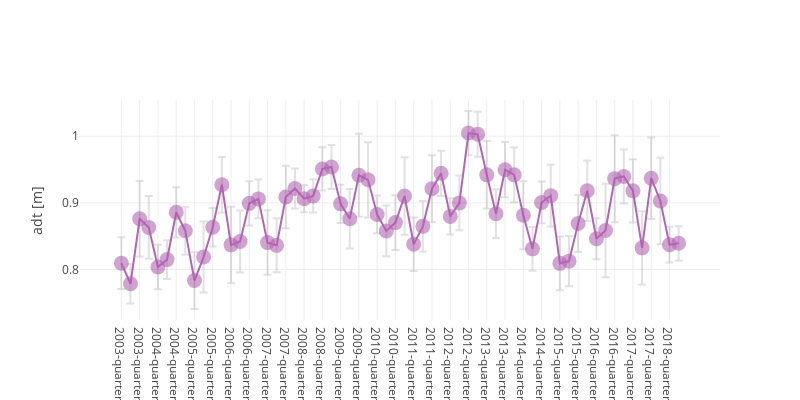

The notebook cell saved with this chart:
### Code cell
from pycmap.viz import plot_timeseries

go = plot_timeseries(
                    tables=['tblAltimetry_REP'], 
                    variables=['adt'], 
                    dt1='2003-01-01', 
                    dt2='2018-12-31', 
                    lat1=30, 
                    lat2=32, 
                    lon1=-160, 
                    lon2=-158, 
                    depth1=0, 
                    depth2=5, 
                    exportDataFlag=False,
                    show=True,
                    interval='s'    
                    )



# interval options:
# a/y/year/yearly/annual 
# q/s/season/seasonal/seasonality/quarterly  
# m/month/monthly 
# w/week/weekly
# '' (empty string for original temporal resolution)

### Figure 1 — Plotly figure (JSON) as saved in the notebook; plotly's stock layout.template omitted (floating-point values rounded to 4 significant figures)
{"data": [{"error_y": {"array": [0.03886, 0.02958, 0.0566, 0.04709, 0.03353, 0.02895, 0.03769, 0.03611, 0.04266, 0.05335, 0.02871, 0.04168, 0.05721, 0.04655, 0.03313, 0.0289, 0.04841, 0.04051, 0.04687, 0.03004, 0.02044, 0.02499, 0.03249, 0.03293, 0.02854, 0.04457, 0.06241, 0.0564, 0.0283, 0.03808, 0.04106, 0.05822, 0.03997, 0.03797, 0.04994, 0.03404, 0.02706, 0.04109, 0.03311, 0.03377, 0.0507, 0.03668, 0.04152, 0.04102, 0.05118, 0.03294, 0.03129, 0.04631, 0.04028, 0.0377, 0.04286, 0.04542, 0.03069, 0.07011, 0.06525, 0.04047, 0.04738, 0.055, 0.06127, 0.06502, 0.02686, 0.02566], "color": "rgba(7, 7, 7, .2)", "type": "data", "visible": true}, "marker": {"color": "purple", "opacity": 0.6, "size": 15}, "mode": "lines+markers", "name": "adt", "opacity": 0.6, "type": "scatter", "uid": "b33b6b61-30ba-4b80-af06-1b0f7fa6c958", "x": ["2003-quarter 1", "2003-quarter 2", "2003-quarter 3", "2003-quarter 4", "2004-quarter 1", "2004-quarter 2", "2004-quarter 3", "2004-quarter 4", "2005-quarter 1", "2005-quarter 2", "2005-quarter 3", "2005-quarter 4", "2006-quarter 1", "2006-quarter 2", "2006-quarter 3", "2006-quarter 4", "2007-quarter 1", "2007-quarter 2", "2007-quarter 3", "2007-quarter 4", "2008-quarter 1", "2008-quarter 2", "2008-quarter 3", "2008-quarter 4", "2009-quarter 1", "2009-quarter 2", "2009-quarter 3", "2009-quarter 4", "2010-quarter 1", "2010-quarter 2", "2010-quarter 3", "2010-quarter 4", "2011-quarter 1", "2011-quarter 2", "2011-quarter 3", "2011-quarter 4", "2012-quarter 1", "2012-quarter 2", "2012-quarter 3", "2012-quarter 4", "2013-quarter 1", "2013-quarter 2", "2013-quarter 3", "2013-quarter 4", "2014-quarter 1", "2014-quarter 2", "2014-quarter 3", "2014-quarter 4", "2015-quarter 1", "2015-quarter 2", "2015-quarter 3", "2015-quarter 4", "2016-quarter 1", "2016-quarter 2", "2016-quarter 3", "2016-quarter 4", "2017-quarter 1", "2017-quarter 2", "2017-quarter 3", "2017-quarter 4", "2018-quarter 1", "2018-quarter 2"], "y": [0.8095, 0.7785, 0.8761, 0.8631, 0.8037, 0.8148, 0.8858, 0.8582, 0.7833, 0.8186, 0.8633, 0.9271, 0.8369, 0.842, 0.8992, 0.9059, 0.8403, 0.8362, 0.9088, 0.9215, 0.9062, 0.9104, 0.9508, 0.9538, 0.8984, 0.8762, 0.9414, 0.9345, 0.8826, 0.8579, 0.8703, 0.9102, 0.8378, 0.8647, 0.9213, 0.9442, 0.8796, 0.8999, 1.005, 1.003, 0.942, 0.8837, 0.9497, 0.942, 0.8814, 0.8309, 0.9006, 0.9108, 0.8092, 0.8125, 0.869, 0.918, 0.8461, 0.8585, 0.9363, 0.9395, 0.9179, 0.8324, 0.9369, 0.9028, 0.8372, 0.8392]}], "layout": {"autosize": false, "height": 400, "title": {"text": ""}, "width": 800, "xaxis": {"title": {"text": ""}}, "yaxis": {"title": {"text": "adt [m]"}}}}
